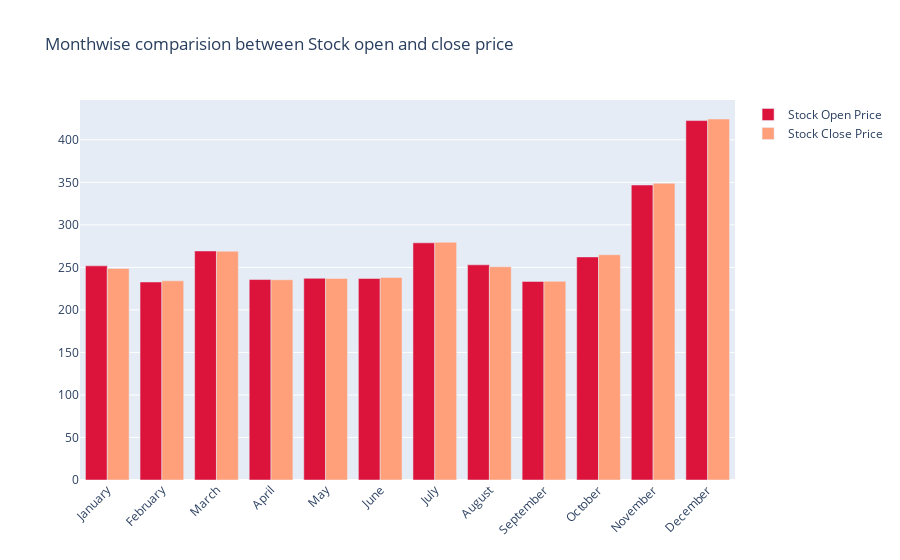

Here is the notebook cell this chart was saved with:
### Markdown cell above
### Since our data start from 2014-09-17 thats why its showing Nan before Semptember

### Code cell
fig = go.Figure()

fig.add_trace(go.Bar(
    x=monthvise.index,
    y=monthvise['Open'],
    name='Stock Open Price',
    marker_color='crimson'
))
fig.add_trace(go.Bar(
    x=monthvise.index,
    y=monthvise['Close'],
    name='Stock Close Price',
    marker_color='lightsalmon'
))

fig.update_layout(barmode='group', xaxis_tickangle=-45, 
                  title='Monthwise comparision between Stock open and close price')
#fig.show()

### Figure 1 — Plotly figure (JSON) as saved in the notebook; plotly's stock layout.template omitted (floating-point values rounded to 4 significant figures)
{"data": [{"marker": {"color": "crimson"}, "name": "Stock Open Price", "type": "bar", "x": ["January", "February", "March", "April", "May", "June", "July", "August", "September", "October", "November", "December"], "y": [251.8, 232.8, 269.3, 235.7, 237.2, 236.9, 278.9, 253.0, 233.5, 262.3, 346.9, 422.6]}, {"marker": {"color": "lightsalmon"}, "name": "Stock Close Price", "type": "bar", "x": ["January", "February", "March", "April", "May", "June", "July", "August", "September", "October", "November", "December"], "y": [248.8, 234.2, 269.0, 235.5, 237.0, 238.1, 279.6, 250.7, 233.6, 264.9, 348.9, 424.5]}], "layout": {"barmode": "group", "title": {"text": "Monthwise comparision between Stock open and close price"}, "xaxis": {"tickangle": -45}}}
